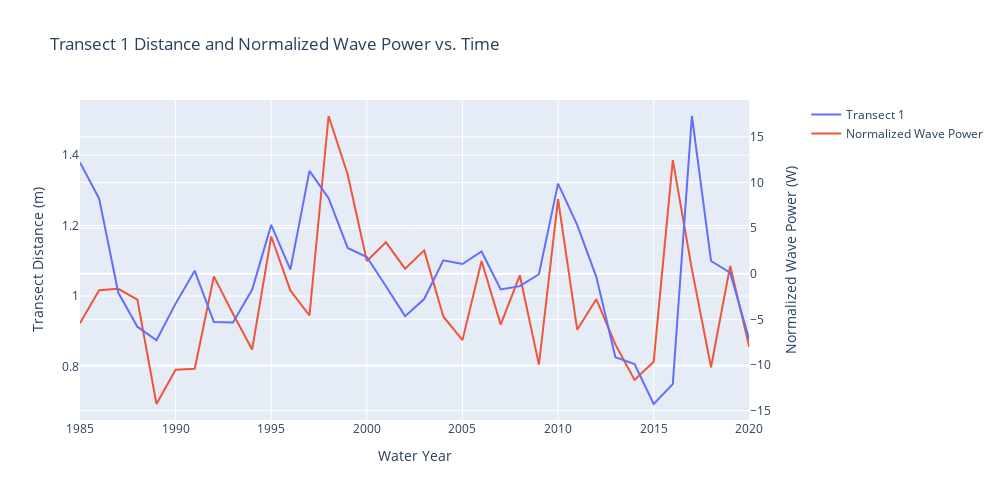

Write notebook code for a chart like this one.
### Code cell
import plotly.graph_objects as go
from plotly.subplots import make_subplots

# Create figure with secondary y-axis
fig = make_subplots(specs=[[{"secondary_y": True}]])

# Add traces
fig.add_trace(
    go.Scatter(x=[1985,1986,1987,1988,1989,1990,1991,1992,1993,1994,1995,1996,1997,1998,1999,2000,2001,2002,2003,2004,2005,2006,2007,2008,2009,2010,2011,2012,2013,2014,2015,2016,2017,2018,2019,2020], 
               y=[12.194963174,8.237563964,-2.061170983,-5.799314326,-7.279031764,-3.272433307,0.3161232078,-5.289173695,-5.33752132,-1.766705379,5.352456645,0.447907167,11.26185354,8.270637795,2.821547504,1.833577833,-1.373638083,-4.64562967,-2.768499982,1.474050189,1.068130145,2.433538163,-1.723978019,-1.359934222,-0.05505201188,9.871895858,5.346545497,-0.3419442283,-9.134881221,-9.902222467,-14.26692847,-12.09478824,17.27744621,1.396669336,0.1181461823,-7.228526739], 
               name="Transect 1"),
    secondary_y=True,
)

fig.add_trace(
    go.Scatter(x=[1985,1986,1987,1988,1989,1990,1991,1992,1993,1994,1995,1996,1997,1998,1999,2000,2001,2002,2003,2004,2005,2006,2007,2008,2009,2010,2011,2012,2013,2014,2015,2016,2017,2018,2019,2020], 
               y=[0.9224477616,1.016587115,1.020475653,0.9899039628,0.6930115915,0.7903515242,0.7930829481,1.055745639,0.9494601791,0.8477020908,1.168919131,1.015755236,0.9444605954,1.511391501,1.345279321,1.09939473,1.152353945,1.077503131,1.129565412,0.9416624018,0.8745290552,1.099281596,0.9185054655,1.058805708,0.8049715384,1.275216749,0.9040490729,0.9907942211,0.8621896954,0.761370896,0.8132659922,1.38613068,1.07571494,0.7974085346,1.085589316,0.8549500726], 
               name="Normalized Wave Power"),
    secondary_y=False,
)

# Add figure title
fig.update_layout(
    title_text="Transect 1 Distance and Normalized Wave Power vs. Time",
    width=1000, height=500
)

# Set x-axis title
fig.update_xaxes(title_text="Water Year")

# Set y-axes titles
fig.update_yaxes(title_text="Transect Distance (m)", secondary_y=False)
fig.update_yaxes(title_text="Normalized Wave Power (W)", secondary_y=True)

fig.show()
#fig.write_image("images/fig2.jpeg")
